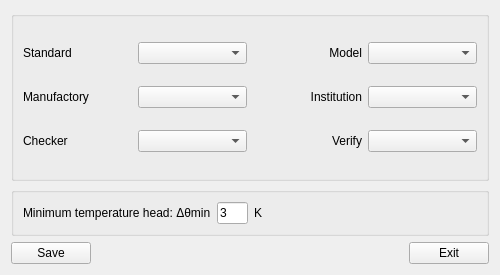
<?xml version="1.0" encoding="UTF-8"?>
<ui version="4.0">
 <class>PlaCompParamDlgClass</class>
 <widget class="QWidget" name="PlaCompParamDlgClass">
  <property name="geometry">
   <rect>
    <x>0</x>
    <y>0</y>
    <width>500</width>
    <height>275</height>
   </rect>
  </property>
  <property name="minimumSize">
   <size>
    <width>500</width>
    <height>275</height>
   </size>
  </property>
  <property name="maximumSize">
   <size>
    <width>620</width>
    <height>275</height>
   </size>
  </property>
  <property name="windowTitle">
   <string>Parameter</string>
  </property>
  <layout class="QVBoxLayout" name="verticalLayout">
   <item>
    <widget class="QGroupBox" name="groupBox">
     <property name="title">
      <string/>
     </property>
     <layout class="QGridLayout" name="gridLayout">
      <item row="0" column="0">
       <layout class="QHBoxLayout" name="horizontalLayout">
        <item>
         <widget class="QLabel" name="label">
          <property name="text">
           <string>&lt;html&gt;&lt;head/&gt;&lt;body&gt;&lt;p&gt;Standard&lt;/p&gt;&lt;/body&gt;&lt;/html&gt;</string>
          </property>
         </widget>
        </item>
        <item>
         <widget class="QComboBox" name="cBox_stand"/>
        </item>
       </layout>
      </item>
      <item row="0" column="1">
       <layout class="QHBoxLayout" name="horizontalLayout_4">
        <item>
         <widget class="QLabel" name="label_4">
          <property name="text">
           <string>&lt;html&gt;&lt;head/&gt;&lt;body&gt;&lt;p align=&quot;right&quot;&gt;Model&lt;/p&gt;&lt;/body&gt;&lt;/html&gt;</string>
          </property>
         </widget>
        </item>
        <item>
         <widget class="QComboBox" name="cBox_model"/>
        </item>
       </layout>
      </item>
      <item row="1" column="0">
       <layout class="QHBoxLayout" name="horizontalLayout_2">
        <item>
         <widget class="QLabel" name="label_2">
          <property name="text">
           <string>&lt;html&gt;&lt;head/&gt;&lt;body&gt;&lt;p&gt;Manufactory&lt;/p&gt;&lt;/body&gt;&lt;/html&gt;</string>
          </property>
         </widget>
        </item>
        <item>
         <widget class="QComboBox" name="cBox_manu"/>
        </item>
       </layout>
      </item>
      <item row="1" column="1">
       <layout class="QHBoxLayout" name="horizontalLayout_5">
        <item>
         <widget class="QLabel" name="label_5">
          <property name="text">
           <string>&lt;html&gt;&lt;head/&gt;&lt;body&gt;&lt;p align=&quot;right&quot;&gt;Institution&lt;/p&gt;&lt;/body&gt;&lt;/html&gt;</string>
          </property>
         </widget>
        </item>
        <item>
         <widget class="QComboBox" name="cBox_inst"/>
        </item>
       </layout>
      </item>
      <item row="2" column="0">
       <layout class="QHBoxLayout" name="horizontalLayout_3">
        <item>
         <widget class="QLabel" name="label_3">
          <property name="text">
           <string>&lt;html&gt;&lt;head/&gt;&lt;body&gt;&lt;p&gt;Checker&lt;/p&gt;&lt;/body&gt;&lt;/html&gt;</string>
          </property>
         </widget>
        </item>
        <item>
         <widget class="QComboBox" name="cBox_chk"/>
        </item>
       </layout>
      </item>
      <item row="2" column="1">
       <layout class="QHBoxLayout" name="horizontalLayout_6">
        <item>
         <widget class="QLabel" name="label_6">
          <property name="text">
           <string>&lt;html&gt;&lt;head/&gt;&lt;body&gt;&lt;p align=&quot;right&quot;&gt;Verify&lt;/p&gt;&lt;/body&gt;&lt;/html&gt;</string>
          </property>
         </widget>
        </item>
        <item>
         <widget class="QComboBox" name="cBox_verify"/>
        </item>
       </layout>
      </item>
     </layout>
    </widget>
   </item>
   <item>
    <widget class="QGroupBox" name="groupBox_2">
     <property name="sizePolicy">
      <sizepolicy hsizetype="Preferred" vsizetype="Fixed">
       <horstretch>0</horstretch>
       <verstretch>0</verstretch>
      </sizepolicy>
     </property>
     <property name="title">
      <string/>
     </property>
     <layout class="QHBoxLayout" name="horizontalLayout_8">
      <item>
       <widget class="QLabel" name="label_7">
        <property name="text">
         <string>&lt;html&gt;&lt;head/&gt;&lt;body&gt;&lt;p&gt;Minimum temperature head: Δθmin&lt;/p&gt;&lt;/body&gt;&lt;/html&gt;</string>
        </property>
       </widget>
      </item>
      <item>
       <widget class="QLineEdit" name="lineEdit_tempe">
        <property name="sizePolicy">
         <sizepolicy hsizetype="Preferred" vsizetype="Fixed">
          <horstretch>0</horstretch>
          <verstretch>0</verstretch>
         </sizepolicy>
        </property>
        <property name="minimumSize">
         <size>
          <width>31</width>
          <height>0</height>
         </size>
        </property>
        <property name="maximumSize">
         <size>
          <width>31</width>
          <height>16777215</height>
         </size>
        </property>
        <property name="text">
         <string>3</string>
        </property>
       </widget>
      </item>
      <item>
       <widget class="QLabel" name="label_8">
        <property name="sizePolicy">
         <sizepolicy hsizetype="Fixed" vsizetype="Preferred">
          <horstretch>0</horstretch>
          <verstretch>0</verstretch>
         </sizepolicy>
        </property>
        <property name="text">
         <string>&lt;html&gt;&lt;head/&gt;&lt;body&gt;&lt;p&gt;K&lt;/p&gt;&lt;/body&gt;&lt;/html&gt;</string>
        </property>
       </widget>
      </item>
      <item>
       <spacer name="horizontalSpacer">
        <property name="orientation">
         <enum>Qt::Horizontal</enum>
        </property>
        <property name="sizeHint" stdset="0">
         <size>
          <width>151</width>
          <height>20</height>
         </size>
        </property>
       </spacer>
      </item>
     </layout>
    </widget>
   </item>
   <item>
    <layout class="QHBoxLayout" name="horizontalLayout_7">
     <item>
      <widget class="QPushButton" name="btn_save">
       <property name="text">
        <string>Save</string>
       </property>
      </widget>
     </item>
     <item>
      <spacer name="horizontalSpacer_7">
       <property name="orientation">
        <enum>Qt::Horizontal</enum>
       </property>
       <property name="sizeHint" stdset="0">
        <size>
         <width>40</width>
         <height>20</height>
        </size>
       </property>
      </spacer>
     </item>
     <item>
      <widget class="QPushButton" name="btn_exit">
       <property name="text">
        <string>Exit</string>
       </property>
      </widget>
     </item>
    </layout>
   </item>
  </layout>
 </widget>
 <resources/>
 <connections/>
</ui>
